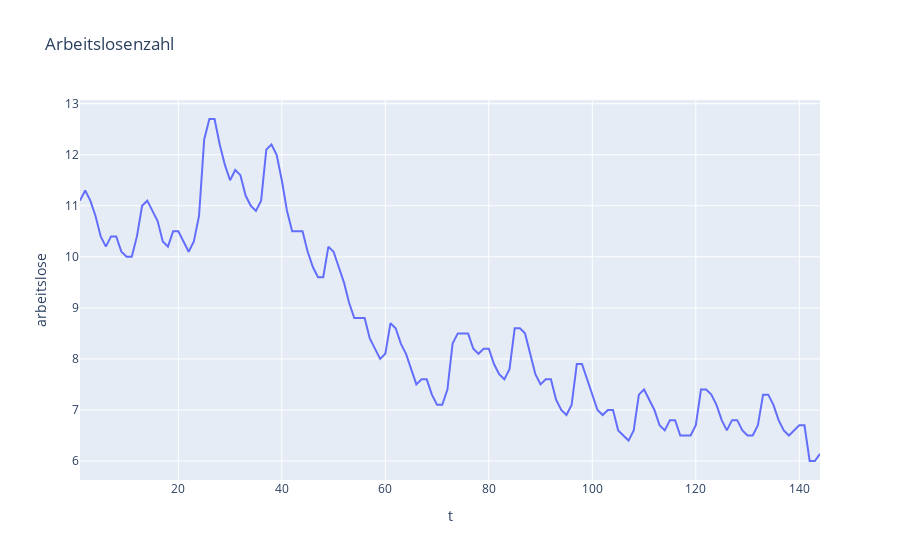

The notebook cell saved with this chart:
### Code cell
# Ausagbe im Diagramm
import plotly.express as px


fig = px.line(data, x='t', y='arbeitslose', title='Arbeitslosenzahl')
fig.show()

### Figure 1 — Plotly figure (JSON) as saved in the notebook; plotly's stock layout.template omitted (floating-point values rounded to 4 significant figures; data arrays with more than 128 entries replaced by an {"elided": "..."} marker saying what was removed)
{"data": [{"hovertemplate": "t=%{x}<br>arbeitslose=%{y}<extra></extra>", "legendgroup": "", "line": {"color": "#636efa", "dash": "solid"}, "marker": {"symbol": "circle"}, "mode": "lines", "name": "", "orientation": "v", "showlegend": false, "x": {"elided": "144 int values"}, "xaxis": "x", "y": {"elided": "144 float values"}, "yaxis": "y", "type": "scatter"}], "layout": {"xaxis": {"anchor": "y", "domain": [0.0, 1.0], "title": {"text": "t"}}, "yaxis": {"anchor": "x", "domain": [0.0, 1.0], "title": {"text": "arbeitslose"}}, "legend": {"tracegroupgap": 0}, "title": {"text": "Arbeitslosenzahl"}}}
